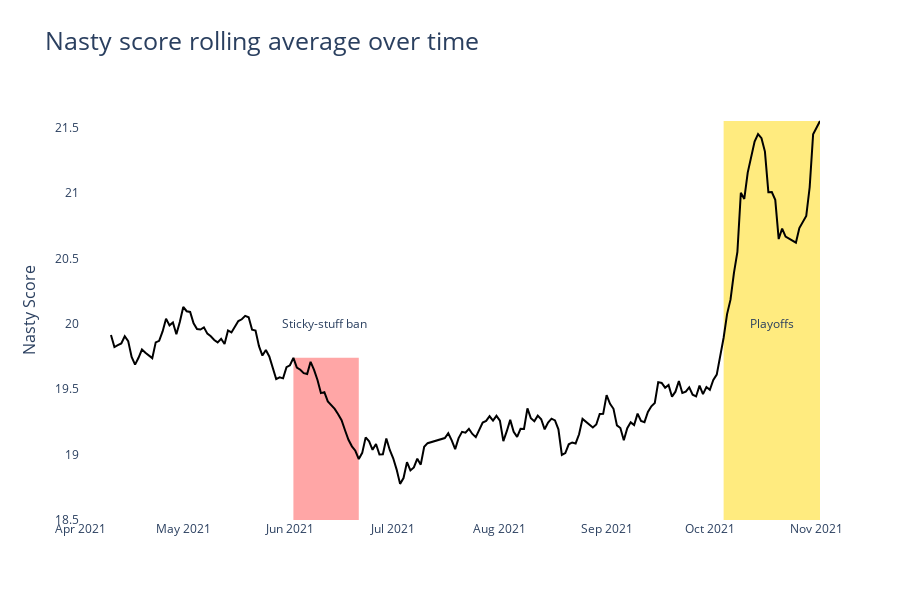

Notebook code cell kept with this figure:
### Code cell
plot_data = data.groupby(['game_date']).agg({'nasty_score': 'mean'})\
    .reset_index()

plot_data['nasty_score_smooth'] = plot_data['nasty_score'].rolling(
    window=10).mean()

fig = go.Figure()

fig.add_trace(go.Scatter(x=plot_data.game_date,
                         y=plot_data.nasty_score_smooth,
                         marker=dict(color='black')))

sticky_max = plot_data.loc[
    (plot_data['game_date'] <= '2021-06-21') &
    (plot_data['game_date'] >= '2021-06-02'), 'nasty_score_smooth'].max()

playoff_max = plot_data.loc[
    (plot_data['game_date'] <= '2021-11-02') &
    (plot_data['game_date'] >= '2021-10-05'), 'nasty_score_smooth'].max()

fig.add_shape(
    type="rect",
    x0="2021-06-02",
    y0=18.5,
    x1="2021-06-21",
    y1=sticky_max,
    fillcolor="Red",
    line_width=0,
    layer="below",
    opacity=0.35
)

fig.add_shape(
    type="rect",
    x0='2021-10-05',
    y0=18.5,
    x1='2021-11-02',
    y1=playoff_max,
    fillcolor="Gold",
    line_width=0,
    layer="below",
    opacity=0.5
)

fig.add_annotation(
    x='2021-06-11', y=20,
    text='Sticky-stuff ban',
    showarrow=False)

fig.add_annotation(
    x='2021-10-19', y=20,
    text='Playoffs',
    showarrow=False)

fig.update_layout(
    title='Nasty score rolling average over time',
    title_font_size=25,
    plot_bgcolor='rgba(0,0,0,0)',
    height=600
)

fig.update_xaxes(showgrid=False)
fig.update_yaxes(showgrid=False, title='Nasty Score', title_font_size=16)

if not os.path.exists('images'):
    os.mkdir('images')
    
fig.write_image('images/nasty_plot.jpeg', width=1500, height=600)

fig.show()

### Figure 1 — Plotly figure (JSON) as saved in the notebook; plotly's stock layout.template omitted (floating-point values rounded to 4 significant figures; data arrays with more than 128 entries replaced by an {"elided": "..."} marker saying what was removed)
{"data": [{"marker": {"color": "black"}, "type": "scatter", "x": {"elided": "206 str values"}, "y": {"elided": "206 float values"}}], "layout": {"annotations": [{"showarrow": false, "text": "Sticky-stuff ban", "x": "2021-06-11", "y": 20}, {"showarrow": false, "text": "Playoffs", "x": "2021-10-19", "y": 20}], "height": 600, "plot_bgcolor": "rgba(0,0,0,0)", "shapes": [{"fillcolor": "Red", "layer": "below", "line": {"width": 0}, "opacity": 0.35, "type": "rect", "x0": "2021-06-02", "x1": "2021-06-21", "y0": 18.5, "y1": 19.74}, {"fillcolor": "Gold", "layer": "below", "line": {"width": 0}, "opacity": 0.5, "type": "rect", "x0": "2021-10-05", "x1": "2021-11-02", "y0": 18.5, "y1": 21.55}], "title": {"font": {"size": 25}, "text": "Nasty score rolling average over time"}, "xaxis": {"showgrid": false}, "yaxis": {"showgrid": false, "title": {"font": {"size": 16}, "text": "Nasty Score"}}}}
